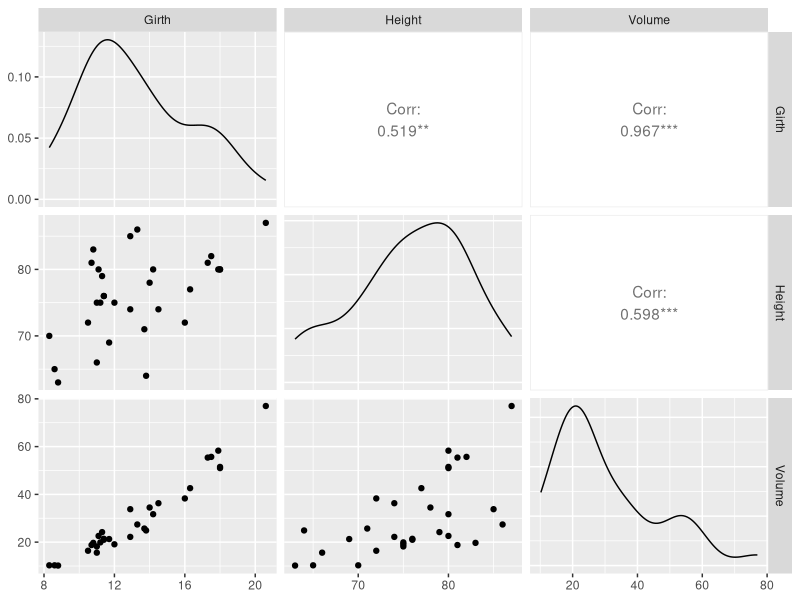

The R script that drew this image:
# LINEAR REGRESSION ALGORITHM WITH R

# packages
library(tidyverse)
install.packages("datasets")
install.packages("GGally")

# trees dataset
data("trees")
head(trees)
summary(trees)

# PROBLEM : 
# we need to use linear regression to predict the volume of the threes

############################################################################

# there are three variables : Girth , Height & Volume
# seeing wich is most related to Volume is gonna help us to predict it
GGally::ggpairs(trees)
# Girth is strongly related to Volume

# split data into train & test data
sample_size <- floor(0.75 * nrow(trees))
set.seed(123)
split <- sample(seq_len(nrow(trees)), size = sample_size)
train_trees <- trees[split, ]
test_trees <- trees[-split, ]

# model
model_trees1 <- lm(Volume  ~ Girth, trees)
# predict
predict(model_trees1 , test_trees)
# check
test_trees

############################################################################

# MULTIPLE LINEAR REGRESSION
# we can use both Girth & Height variables

# model
model_trees2 <- lm(Volume ~ Girth + Height , train_trees)
# predict
predict(model_trees2 , test_trees)
# check
test_trees

# taking in count the interaction between both variables

# model
model_trees3 <- lm(Volume ~ Girth * Height , test_trees)
# predict
predict(model_trees3 , test_trees)
# check
test_trees
